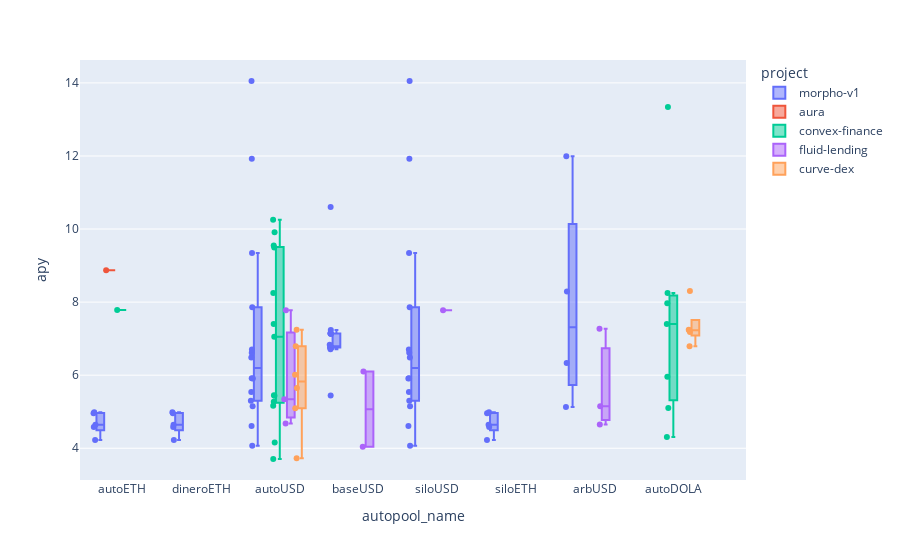

Notebook source saved alongside this figure:
### Code cell
px.box(df, x="autopool_name", y="apy", hover_data=["symbol", 'project', 'chain'], color='project', points="all")

### Figure 1 — Plotly figure (JSON) as saved in the notebook; plotly's stock layout.template omitted (floating-point values rounded to 4 significant figures; data arrays with more than 128 entries replaced by an {"elided": "..."} marker saying what was removed)
{"data": [{"alignmentgroup": "True", "boxpoints": "all", "customdata": {"elided": "61x3 str values"}, "hovertemplate": "project=%{customdata[1]}<br>autopool_name=%{x}<br>apy=%{y}<br>symbol=%{customdata[0]}<br>chain=%{customdata[2]}<extra></extra>", "legendgroup": "morpho-v1", "marker": {"color": "#636efa"}, "name": "morpho-v1", "notched": false, "offsetgroup": "morpho-v1", "orientation": "v", "showlegend": true, "type": "box", "x": ["autoETH", "autoETH", "autoETH", "autoETH", "autoETH", "dineroETH", "dineroETH", "dineroETH", "dineroETH", "dineroETH", "autoUSD", "autoUSD", "autoUSD", "autoUSD", "autoUSD", "autoUSD", "autoUSD", "autoUSD", "autoUSD", "autoUSD", "autoUSD", "autoUSD", "autoUSD", "autoUSD", "baseUSD", "baseUSD", "baseUSD", "baseUSD", "baseUSD", "baseUSD", "baseUSD", "baseUSD", "baseUSD", "baseUSD", "baseUSD", "baseUSD", "baseUSD", "baseUSD", "siloUSD", "siloUSD", "siloUSD", "siloUSD", "siloUSD", "siloUSD", "siloUSD", "siloUSD", "siloUSD", "siloUSD", "siloUSD", "siloUSD", "siloUSD", "siloUSD", "siloETH", "siloETH", "siloETH", "siloETH", "siloETH", "arbUSD", "arbUSD", "arbUSD", "arbUSD"], "x0": " ", "xaxis": "x", "y": [4.983, 4.646, 4.579, 4.223, 4.955, 4.983, 4.646, 4.579, 4.223, 4.955, 6.611, 5.915, 5.297, 9.342, 5.151, 6.484, 11.92, 14.05, 5.912, 4.067, 4.609, 6.702, 7.857, 5.537, 6.754, 6.754, 7.137, 7.136, 7.138, 6.754, 6.754, 6.754, 6.836, 7.151, 7.238, 5.447, 6.712, 10.6, 6.611, 5.915, 5.297, 9.342, 5.151, 6.484, 11.92, 14.05, 5.912, 4.067, 4.609, 6.702, 7.857, 5.537, 4.983, 4.646, 4.579, 4.223, 4.955, 6.335, 5.127, 8.288, 11.99], "y0": " ", "yaxis": "y"}, {"alignmentgroup": "True", "boxpoints": "all", "customdata": [["OSETH-WAWETH", "aura", "Ethereum"]], "hovertemplate": "project=%{customdata[1]}<br>autopool_name=%{x}<br>apy=%{y}<br>symbol=%{customdata[0]}<br>chain=%{customdata[2]}<extra></extra>", "legendgroup": "aura", "marker": {"color": "#EF553B"}, "name": "aura", "notched": false, "offsetgroup": "aura", "orientation": "v", "showlegend": true, "type": "box", "x": ["autoETH"], "x0": " ", "xaxis": "x", "y": [8.869], "y0": " ", "yaxis": "y"}, {"alignmentgroup": "True", "boxpoints": "all", "customdata": [["OSETH-RETH", "convex-finance", "Ethereum"], ["CRVUSD", "convex-finance", "Ethereum"], ["USDT-CRVUSD", "convex-finance", "Ethereum"], ["USDC-CRVUSD", "convex-finance", "Ethereum"], ["FRXUSD-CRVUSD", "convex-finance", "Ethereum"], ["CRVUSD", "convex-finance", "Ethereum"], ["CRVUSD", "convex-finance", "Ethereum"], ["FRXUSD-SUSDS", "convex-finance", "Ethereum"], ["CRVUSD", "convex-finance", "Ethereum"], ["CRVUSD", "convex-finance", "Ethereum"], ["SCRVUSD-SUSDS", "convex-finance", "Ethereum"], ["CRVUSD", "convex-finance", "Ethereum"], ["SCRVUSD-SUSDE", "convex-finance", "Ethereum"], ["USDC-USDT", "convex-finance", "Ethereum"], ["DOLA-SUSDE", "convex-finance", "Ethereum"], ["DOLA-WSTUSR", "convex-finance", "Ethereum"], ["REUSD-SCRVUSD", "convex-finance", "Ethereum"], ["DOLA-SUSDS", "convex-finance", "Ethereum"], ["SCRVUSD-SUSDS", "convex-finance", "Ethereum"], ["SCRVUSD-SUSDE", "convex-finance", "Ethereum"], ["SCRVUSD-SDOLA", "convex-finance", "Ethereum"]], "hovertemplate": "project=%{customdata[1]}<br>autopool_name=%{x}<br>apy=%{y}<br>symbol=%{customdata[0]}<br>chain=%{customdata[2]}<extra></extra>", "legendgroup": "convex-finance", "marker": {"color": "#00cc96"}, "name": "convex-finance", "notched": false, "offsetgroup": "convex-finance", "orientation": "v", "showlegend": true, "type": "box", "x": ["autoETH", "autoUSD", "autoUSD", "autoUSD", "autoUSD", "autoUSD", "autoUSD", "autoUSD", "autoUSD", "autoUSD", "autoUSD", "autoUSD", "autoUSD", "autoUSD", "autoDOLA", "autoDOLA", "autoDOLA", "autoDOLA", "autoDOLA", "autoDOLA", "autoDOLA"], "x0": " ", "xaxis": "x", "y": [7.785, 5.434, 9.498, 9.914, 10.25, 3.706, 5.452, 5.166, 4.158, 7.051, 8.251, 9.551, 7.397, 5.272, 5.102, 4.307, 13.34, 5.959, 8.251, 7.397, 7.972], "y0": " ", "yaxis": "y"}, {"alignmentgroup": "True", "boxpoints": "all", "customdata": [["USDC", "fluid-lending", "Ethereum"], ["USDT", "fluid-lending", "Ethereum"], ["GHO", "fluid-lending", "Ethereum"], ["USDC", "fluid-lending", "Base"], ["GHO", "fluid-lending", "Base"], ["USDC", "fluid-lending", "Ethereum"], ["USDC", "fluid-lending", "Arbitrum"], ["USD₮0", "fluid-lending", "Arbitrum"], ["GHO", "fluid-lending", "Arbitrum"]], "hovertemplate": "project=%{customdata[1]}<br>autopool_name=%{x}<br>apy=%{y}<br>symbol=%{customdata[0]}<br>chain=%{customdata[2]}<extra></extra>", "legendgroup": "fluid-lending", "marker": {"color": "#ab63fa"}, "name": "fluid-lending", "notched": false, "offsetgroup": "fluid-lending", "orientation": "v", "showlegend": true, "type": "box", "x": ["autoUSD", "autoUSD", "autoUSD", "baseUSD", "baseUSD", "siloUSD", "arbUSD", "arbUSD", "arbUSD"], "x0": " ", "xaxis": "x", "y": [7.78, 4.68, 5.34, 6.1, 4.04, 7.78, 7.27, 4.65, 5.15], "y0": " ", "yaxis": "y"}, {"alignmentgroup": "True", "boxpoints": "all", "customdata": [["USDC-CRVUSD", "curve-dex", "Ethereum"], ["USDT-CRVUSD", "curve-dex", "Ethereum"], ["FRXUSD-CRVUSD", "curve-dex", "Ethereum"], ["FRXUSD-SUSDS", "curve-dex", "Ethereum"], ["SCRVUSD-SUSDS", "curve-dex", "Ethereum"], ["SCRVUSD-SUSDE", "curve-dex", "Ethereum"], ["REUSD-SCRVUSD", "curve-dex", "Ethereum"], ["SCRVUSD-SUSDS", "curve-dex", "Ethereum"], ["SCRVUSD-SUSDE", "curve-dex", "Ethereum"], ["SCRVUSD-SDOLA", "curve-dex", "Ethereum"], ["SDOLA-ALUSD", "curve-dex", "Ethereum"]], "hovertemplate": "project=%{customdata[1]}<br>autopool_name=%{x}<br>apy=%{y}<br>symbol=%{customdata[0]}<br>chain=%{customdata[2]}<extra></extra>", "legendgroup": "curve-dex", "marker": {"color": "#FFA15A"}, "name": "curve-dex", "notched": false, "offsetgroup": "curve-dex", "orientation": "v", "showlegend": true, "type": "box", "x": ["autoUSD", "autoUSD", "autoUSD", "autoUSD", "autoUSD", "autoUSD", "autoDOLA", "autoDOLA", "autoDOLA", "autoDOLA", "autoDOLA"], "x0": " ", "xaxis": "x", "y": [5.093, 6.009, 5.65, 3.724, 7.243, 6.793, 8.306, 7.243, 6.793, 7.23, 7.182], "y0": " ", "yaxis": "y"}], "layout": {"boxmode": "group", "legend": {"title": {"text": "project"}, "tracegroupgap": 0}, "margin": {"t": 60}, "xaxis": {"anchor": "y", "domain": [0, 1], "title": {"text": "autopool_name"}}, "yaxis": {"anchor": "x", "domain": [0, 1], "title": {"text": "apy"}}}}
